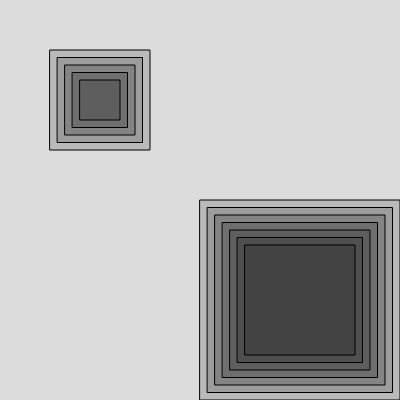
Frame 1 (no input)
Frame 60 (no input): identical to frame 1, image omitted
Frame 120 (the mouse pressed at the canvas centre since frame 60): identical to frame 1, image omitted

The p5.js sketch that drew this single still picture (run headless with seeded random() and noise() and a simulated clock; from frame 60 on, the mouse is pressed at the canvas centre):

// p5.js sketch
// ── sketch.js
function setup() { 
  createCanvas(400, 400);
  rectMode(CENTER);
} 

function draw() { 
  background(220);
  drawCoolThing(100,100,100,5);
  drawCoolThing(300,300,200,7);
}

function drawCoolThing(x,y,startingSize,numRings){
  for(var i=0; i<numRings; i++){
    fill(0,40);
    rect(x,y,startingSize - (i*15), startingSize - (i*15));
  }
}
